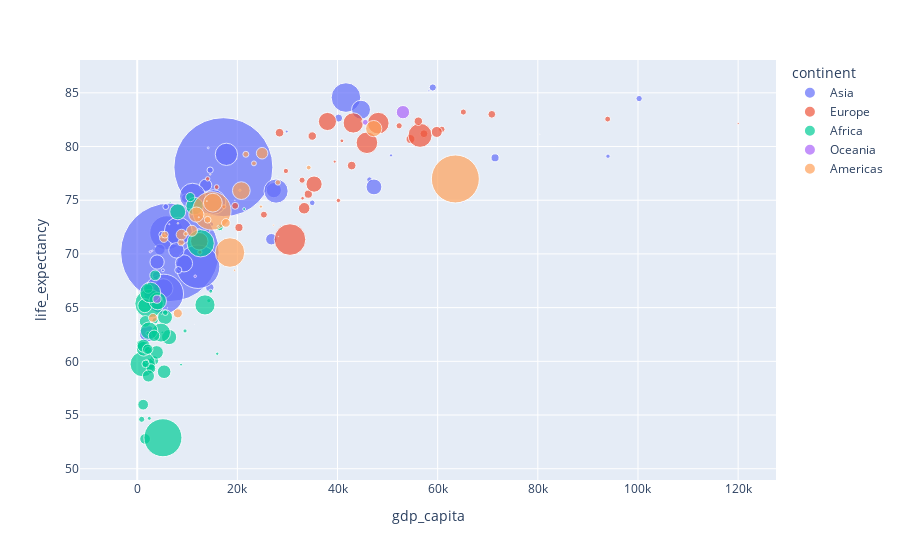

The notebook cell saved with this chart:
### Markdown cell above
Encoding means representing columns of our DataFrame using visual properties like:

- `x`: position on the x-axis
- `y`: position on the y-axis
- `size`: size of the marker (area (default) or diameter)
- `symbol`: shape of the marker (circle, square, diamond, ...) 
- `color` 
- `text`
- `hovername`: the name that appears when hovering over a point
- `hoverdata`: list of additional information that appears when hovering over a point

Not all choices are equally effective... Try it out. We will cover this in more detail in the next lectures.

### Code cell
fig = px.scatter(df20, x='gdp_capita', y='life_expectancy', size='population', color='continent', 
                 size_max=70, hover_name= 'country', hover_data= 'fertility')
fig.show()

### Figure 1 — Plotly figure (JSON) as saved in the notebook; plotly's stock layout.template omitted (floating-point values rounded to 4 significant figures)
{"data": [{"customdata": [[4.75], [1.575], [1.7], [1.832], [2.003], [1.433], [1.796], [2.381], [1.281], [1.328], [1.971], [0.883], [2.051], [2.194], [1.708], [3.551], [2.9], [1.33], [2.873], [3.13], [1.818], [0.837], [2.14], [3], [2.541], [2.103], [1.072], [1.818], [1.712], [2.9], [2.174], [2.055], [2.687], [3.555], [2.777], [1.816], [2.465], [1.1], [2], [2.798], [3.237], [1.341], [3.247], [1.917], [2.701], [1.46], [2.904], [1.955], [3.57], [3.886]], "hovertemplate": "<b>%{hovertext}</b><br><br>continent=Asia<br>gdp_capita=%{x}<br>life_expectancy=%{y}<br>population=%{marker.size}<br>fertility=%{customdata[0]}<extra></extra>", "hovertext": ["Afghanistan", "Armenia", "Azerbaijan", "Bahrain", "Bangladesh", "Bhutan", "Brunei Darussalam", "Cambodia", "China", "Cyprus", "Georgia", "Hong Kong SAR, China", "India", "Indonesia", "Iran, Islamic Rep.", "Iraq", "Israel", "Japan", "Jordan", "Kazakhstan", "Korea, Dem. People's Rep.", "Korea, Rep.", "Kuwait", "Kyrgyz Republic", "Lao PDR", "Lebanon", "Macao SAR, China", "Malaysia", "Maldives", "Mongolia", "Myanmar", "Nepal", "Oman", "Pakistan", "Philippines", "Qatar", "Saudi Arabia", "Singapore", "Sri Lanka", "Syrian Arab Republic", "Tajikistan", "Thailand", "Timor-Leste", "Turkiye", "Turkmenistan", "United Arab Emirates", "Uzbekistan", "Vietnam", "West Bank and Gaza", "Yemen, Rep."], "legendgroup": "Asia", "marker": {"color": "#636efa", "size": [38972230, 2805608, 10093121, 1477469, 167420951, 772506, 441725, 16396860, 1411100000, 1237537, 3722716, 7481000, 1396387127, 271857970, 87290193, 42556984, 9215100, 126261000, 10928721, 18755666, 25867467, 51836239, 4360444, 6579900, 7319399, 5662923, 676283, 33199993, 514438, 3294335, 53423198, 29348627, 4543399, 227196741, 112190977, 2760385, 35997107, 5685807, 21919000, 20772595, 9543207, 71475664, 1299995, 84135428, 6250438, 9287289, 34232050, 96648685, 4803269, 32284046], "sizemode": "area", "sizeref": 288000.0, "symbol": "circle"}, "mode": "markers", "name": "Asia", "orientation": "v", "showlegend": true, "type": "scatter", "x": [2079.0, 14110.0, 14500.0, 50680.0, 5905.0, 11140.0, 65050.0, 4516.0, 17210.0, 29860.0, 14750.0, 59020.0, 6518.0, 12160.0, 15240.0, 9344.0, 40220.0, 41680.0, 9698.0, 26780.0, null, 44690.0, 46380.0, 4991.0, 8199.0, 14560.0, 58250.0, 27280.0, 14170.0, 12320.0, 5224.0, 3973.0, 34950.0, 5285.0, 8209.0, 94010.0, 47280.0, 100200.0, 13660.0, null, 3857.0, 17810.0, 5129.0, 27720.0, null, 71460.0, 7823.0, 11040.0, 5705.0, null], "xaxis": "x", "y": [62.58, 72.17, 66.87, 79.17, 71.97, 71.61, 74.8, 70.42, 78.08, 81.39, 72.77, 85.5, 70.15, 68.81, 74.83, 69.12, 82.65, 84.56, 75.18, 71.37, 73.27, 83.43, 76.92, 71.8, 68.5, 77.8, 85.18, 75.94, 79.88, 72.14, 66.8, 69.25, 74.76, 66.27, 72.12, 79.1, 76.24, 84.47, 76.39, 72.14, 67.99, 79.27, 68.47, 75.85, 68.69, 78.95, 70.33, 75.38, 74.4, 64.65], "yaxis": "y"}, {"customdata": [[1.4], [null], [1.44], [1.474], [1.55], [1.359], [1.56], [1.48], [1.71], [1.68], [1.58], [2.323], [1.37], [1.83], [1.53], [1.855], [1.39], [1.59], [1.72], [1.63], [1.569], [1.24], [1.55], [1.46], [1.48], [1.36], [1.13], [1.77], [null], [1.75], [1.54], [1.31], [1.48], [1.39], [1.41], [1.8], [1.505], [null], [1.48], [1.59], [1.59], [1.19], [1.67], [1.46], [1.217], [1.56]], "hovertemplate": "<b>%{hovertext}</b><br><br>continent=Europe<br>gdp_capita=%{x}<br>life_expectancy=%{y}<br>population=%{marker.size}<br>fertility=%{customdata[0]}<extra></extra>", "hovertext": ["Albania", "Andorra", "Austria", "Belarus", "Belgium", "Bosnia and Herzegovina", "Bulgaria", "Croatia", "Czechia", "Denmark", "Estonia", "Faroe Islands", "Finland", "France", "Germany", "Gibraltar", "Greece", "Hungary", "Iceland", "Ireland", "Isle of Man", "Italy", "Latvia", "Liechtenstein", "Lithuania", "Luxembourg", "Malta", "Moldova", "Monaco", "Montenegro", "Netherlands", "North Macedonia", "Norway", "Poland", "Portugal", "Romania", "Russian Federation", "San Marino", "Serbia", "Slovak Republic", "Slovenia", "Spain", "Sweden", "Switzerland", "Ukraine", "United Kingdom"], "legendgroup": "Europe", "marker": {"color": "#EF553B", "size": [2837849, 77700, 8916864, 9379952, 11538604, 3318407, 6934015, 4047680, 10697858, 5831404, 1329522, 52415, 5529543, 67571107, 83160871, 32709, 10698599, 9750149, 366463, 4985382, 84046, 59438851, 1900449, 38756, 2794885, 630419, 515332, 2635130, 36922, 621306, 17441500, 2072531, 5379475, 37899070, 10297081, 19265250, 144073139, 34007, 6899126, 5458827, 2102419, 47365655, 10353442, 8638167, 44132049, 67081234], "sizemode": "area", "sizeref": 288000.0, "symbol": "circle"}, "mode": "markers", "name": "Europe", "orientation": "v", "showlegend": true, "type": "scatter", "x": [14060.0, null, 57260.0, 20320.0, 54570.0, 15860.0, 25300.0, 29690.0, 42830.0, 60830.0, 39440.0, null, 52310.0, 48130.0, 56480.0, null, 28420.0, 34170.0, 54300.0, 93940.0, null, 43140.0, 33020.0, null, 40180.0, 120000.0, 44930.0, 12510.0, null, 20510.0, 59820.0, 17320.0, 65130.0, 35320.0, 34960.0, 33340.0, 30510.0, 59520.0, 19560.0, 32920.0, 40870.0, 37990.0, 56140.0, 70810.0, 12390.0, 45870.0], "xaxis": "x", "y": [76.99, null, 81.19, 72.46, 80.7, 76.22, 73.66, 77.72, 78.23, 81.6, 78.6, 83.2, 81.93, 82.18, 81.04, 82.2, 81.29, 75.57, 83.06, 82.56, 80.59, 82.2, 75.19, 81.66, 74.98, 82.14, 82.35, 70.17, null, 75.93, 81.36, 74.4, 83.21, 76.5, 80.98, 74.25, 71.34, null, 74.48, 76.87, 80.53, 82.33, 82.36, 83, 71.19, 80.35], "yaxis": "y"}, {"customdata": [[2.942], [5.371], [5.048], [2.836], [4.869], [5.177], [1.908], [4.543], [5.985], [6.346], [4.052], [6.206], [4.234], [4.472], [2.848], [2.96], [4.346], [3.933], [2.89], [4.243], [3.548], [4.777], [3.623], [4.489], [4.094], [3.397], [3.049], [4.174], [2.507], [3.918], [3.995], [6.035], [4.455], [1.44], [2.353], [4.713], [3.349], [6.892], [5.309], [3.873], [3.893], [4.454], [2.29], [4.08], [6.417], [2.401], [4.543], [4.542], [4.795], [4.323], [2.114], [4.693], [4.379], [3.545]], "hovertemplate": "<b>%{hovertext}</b><br><br>continent=Africa<br>gdp_capita=%{x}<br>life_expectancy=%{y}<br>population=%{marker.size}<br>fertility=%{customdata[0]}<extra></extra>", "hovertext": ["Algeria", "Angola", "Benin", "Botswana", "Burkina Faso", "Burundi", "Cabo Verde", "Cameroon", "Central African Republic", "Chad", "Comoros", "Congo, Dem. Rep.", "Congo, Rep.", "Cote d'Ivoire", "Djibouti", "Egypt, Arab Rep.", "Equatorial Guinea", "Eritrea", "Eswatini", "Ethiopia", "Gabon", "Gambia, The", "Ghana", "Guinea", "Guinea-Bissau", "Kenya", "Lesotho", "Liberia", "Libya", "Madagascar", "Malawi", "Mali", "Mauritania", "Mauritius", "Morocco", "Mozambique", "Namibia", "Niger", "Nigeria", "Rwanda", "Sao Tome and Principe", "Senegal", "Seychelles", "Sierra Leone", "Somalia", "South Africa", "South Sudan", "Sudan", "Tanzania", "Togo", "Tunisia", "Uganda", "Zambia", "Zimbabwe"], "legendgroup": "Africa", "marker": {"color": "#00cc96", "size": [43451666, 33428486, 12643123, 2546402, 21522626, 12220227, 582640, 26491087, 5343020, 16644701, 806166, 92853164, 5702174, 26811790, 1090156, 107465134, 1596049, 3555868, 1180655, 117190911, 2292573, 2573995, 32180401, 13205153, 2015828, 51985780, 2254100, 5087584, 6653942, 28225177, 19377061, 21224040, 4498604, 1266014, 36688772, 31178239, 2489098, 24333639, 208327405, 13146362, 218641, 16436120, 98462, 8233970, 16537016, 58801927, 10606227, 44440486, 61704518, 8442580, 12161723, 44404611, 18927715, 15669666], "sizemode": "area", "sizeref": 288000.0, "symbol": "circle"}, "mode": "markers", "name": "Africa", "orientation": "v", "showlegend": true, "type": "scatter", "x": [11450.0, 6367.0, 3365.0, 14300.0, 2211.0, 751.2, 6577.0, 3871.0, 895.3, 1573.0, 3403.0, 1103.0, 3574.0, 5377.0, 5020.0, 12660.0, 15980.0, null, 8755.0, 2379.0, 14680.0, 2157.0, 5558.0, 2750.0, 1905.0, 4749.0, 2413.0, 1461.0, 16500.0, 1517.0, 1573.0, 2243.0, 5613.0, 21350.0, 8089.0, 1303.0, 9548.0, 1283.0, 5138.0, 2182.0, 4286.0, 3574.0, 27920.0, 1675.0, 1191.0, 13530.0, null, 4092.0, 2613.0, 2180.0, 10600.0, 2366.0, 3362.0, 2102.0], "xaxis": "x", "y": [74.45, 62.26, 60.09, 65.65, 59.73, 61.57, 74.81, 60.83, 54.6, 52.78, 64.17, 59.74, 63.78, 59.03, 62.69, 70.99, 60.71, 67.13, 59.69, 65.37, 66.53, 62.61, 64.11, 59.33, 60.0, 62.67, 54.69, 60.95, 72.47, 65.18, 63.72, 58.63, 64.53, 74.18, 73.92, 61.17, 62.83, 61.45, 52.89, 66.77, 67.78, 68.01, 77.24, 59.76, 55.97, 65.25, 55.48, 65.61, 66.41, 61.03, 75.29, 62.85, 62.38, 61.12], "yaxis": "y"}, {"customdata": [[null], [1.581], [2.495], [1.705], [2.593], [3.333], [2.777], [2.754], [3.571], [2.04], [1.61], [null], [0.85], [3.274], [3.997], [4.038], [3.267], [3.188], [3.778]], "hovertemplate": "<b>%{hovertext}</b><br><br>continent=Oceania<br>gdp_capita=%{x}<br>life_expectancy=%{y}<br>population=%{marker.size}<br>fertility=%{customdata[0]}<extra></extra>", "hovertext": ["American Samoa", "Australia", "Fiji", "French Polynesia", "Guam", "Kiribati", "Marshall Islands", "Micronesia, Fed. Sts.", "Nauru", "New Caledonia", "New Zealand", "Northern Mariana Islands", "Palau", "Papua New Guinea", "Samoa", "Solomon Islands", "Tonga", "Tuvalu", "Vanuatu"], "legendgroup": "Oceania", "marker": {"color": "#ab63fa", "size": [46189, 25655289, 920422, 301920, 169231, 126463, 43413, 112106, 12315, 272460, 5090200, 49587, 17972, 9749640, 214929, 691191, 105254, 11069, 311685], "sizemode": "area", "sizeref": 288000.0, "symbol": "circle"}, "mode": "markers", "name": "Oceania", "orientation": "v", "showlegend": true, "type": "scatter", "x": [null, 53070.0, 11580.0, null, null, 2003.0, 6031.0, 3649.0, 11420.0, null, 45550.0, null, 16850.0, 3951.0, 6402.0, 2607.0, 6713.0, 4834.0, 3009.0], "xaxis": "x", "y": [null, 83.2, 67.92, 82.22, 76.61, 67.27, 64.98, 70.67, 63.44, 80.83, 82.26, null, null, 65.79, 72.77, 70.2, 70.93, 64.38, 70.3], "yaxis": "y"}, {"customdata": [[1.569], [1.911], [1.325], [1.394], [1.628], [1.999], [1.4], [2.651], [1.649], [0.976], [1.41], [null], [1.537], [1.737], [1.555], [1.5], [1.4], [1.597], [2.303], [2.051], [1.819], [2.019], [2.023], [2.484], [2.418], [2.869], [2.394], [1.358], [1.905], [2.349], [2.344], [2.497], [2.216], [0.922], [1.591], [1.55], [1.411], [2.448], [1.814], [2.371], [1.631], [1.679], [1.641], [1.477], [2.23], [2.03]], "hovertemplate": "<b>%{hovertext}</b><br><br>continent=Americas<br>gdp_capita=%{x}<br>life_expectancy=%{y}<br>population=%{marker.size}<br>fertility=%{customdata[0]}<extra></extra>", "hovertext": ["Antigua and Barbuda", "Argentina", "Aruba", "Bahamas, The", "Barbados", "Belize", "Bermuda", "Bolivia", "Brazil", "British Virgin Islands", "Canada", "Cayman Islands", "Chile", "Colombia", "Costa Rica", "Cuba", "Curacao", "Dominica", "Dominican Republic", "Ecuador", "El Salvador", "Greenland", "Grenada", "Guatemala", "Guyana", "Haiti", "Honduras", "Jamaica", "Mexico", "Nicaragua", "Panama", "Paraguay", "Peru", "Puerto Rico", "Sint Maarten (Dutch part)", "St. Kitts and Nevis", "St. Lucia", "St. Martin (French part)", "St. Vincent and the Grenadines", "Suriname", "Trinidad and Tobago", "Turks and Caicos Islands", "United States", "Uruguay", "Venezuela, RB", "Virgin Islands (U.S.)"], "legendgroup": "Americas", "marker": {"color": "#FFA15A", "size": [92664, 45376763, 106585, 406471, 280693, 394921, 63893, 11936162, 213196304, 30910, 38007166, 67311, 19300315, 50930662, 5123105, 11300698, 154947, 71995, 10999664, 17588595, 6292731, 56367, 123663, 16858333, 797202, 11306801, 10121763, 2820436, 125998302, 6755895, 4294396, 6618695, 33304756, 3281557, 42310, 47642, 179237, 32553, 104632, 607065, 1518147, 44276, 331511512, 3429086, 28490453, 106290], "sizemode": "area", "sizeref": 288000.0, "symbol": "circle"}, "mode": "markers", "name": "Americas", "orientation": "v", "showlegend": true, "type": "scatter", "x": [19840.0, 20790.0, 35010.0, 27220.0, 14580.0, 8135.0, 80380.0, 8110.0, 14900.0, null, 47230.0, 71310.0, 24940.0, 15100.0, 21690.0, null, 20710.0, 10830.0, 17710.0, 10940.0, 8760.0, null, 13910.0, 8859.0, 19460.0, 3137.0, 5310.0, 9724.0, 18520.0, 5524.0, 28100.0, 14060.0, 11810.0, 34250.0, 32580.0, 28200.0, 12300.0, null, 14460.0, 16190.0, 24700.0, 19510.0, 63530.0, 23310.0, null, null], "xaxis": "x", "y": [78.84, 75.89, 75.72, 72.68, 77.39, 72.85, 81.14, 64.47, 74.01, 75.85, 81.67, null, 79.38, 74.77, 79.28, 77.57, null, 73.65, 72.89, 72.15, 71.06, 71.64, 74.92, 71.8, 68.49, 64.05, 71.46, 71.87, 70.13, 71.8, 76.66, 73.18, 73.67, 78.04, 74.58, 71.63, 73.42, 80.15, 72.13, 72.56, 74.41, 75.0, 76.98, 78.43, 71.09, 79.82], "yaxis": "y"}], "layout": {"legend": {"itemsizing": "constant", "title": {"text": "continent"}, "tracegroupgap": 0}, "margin": {"t": 60}, "xaxis": {"anchor": "y", "domain": [0, 1], "title": {"text": "gdp_capita"}}, "yaxis": {"anchor": "x", "domain": [0, 1], "title": {"text": "life_expectancy"}}}}
